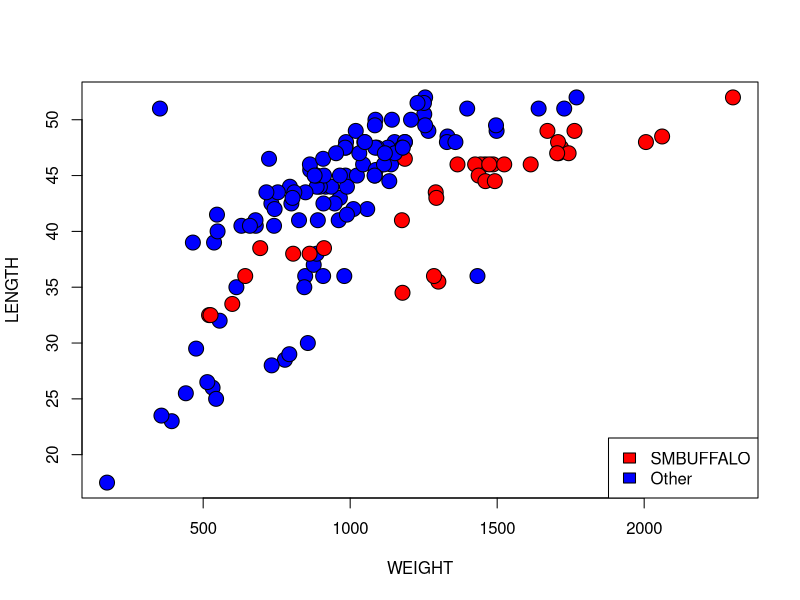

This chart was generated by the following R code:
# flow and looping

# if(cond) expr
# if(cond) cons.expr  else  alt.expr
# 
# for(var in seq) expr
# while(cond) expr
# repeat expr
# break
# next

for(i in 1:10){
  print(i)
}

LETTERS # for each value of a vector do something

for(i in seq_along(LETTERS)){
  print(i)
}

# while

i <- 1

while( i < 10) {
  print(5*i)
  i <- i + 1
}


5 %% 2

'%%'(5,2)

# if ... else()

for( i in 1:10){
if(i %% 2 == 0) {
  print(paste("i =",i,"IS even"))
} else(
  print(paste("i =",i,"is not even")))
  
}


# improve
n <- 20
even <- vector(mode = "numeric", length = n)
odd <- even
j <- 0
k <- 0
for( i in 1:(2*n)){
  if(i %% 2 == 0) {
    j <- j + 1
    even[j] <- i
  } else({
    k <- k + 1
    odd[k] <- i
  })
  
}

even
odd

# repeat, break
i <- 0
repeat({
  i <- i + 1
  print(i)
  if(i == 20) break
})


#ifelse vectorized

ddt <- read.csv("DDT.csv")

ddt$SPECIES 
col <- ifelse(ddt$SPECIES == "SMBUFFALO", "red", "blue")
ddt$SPECIES == "SMBUFFALO"
col
windows();plot(LENGTH ~ WEIGHT, 
     pch = 21, bg = col, cex = 2, 
     data = ddt)

legend("bottomright", 
       legend = c("SMBUFFALO", "Other"), 
       fill = c("red", "blue"))
